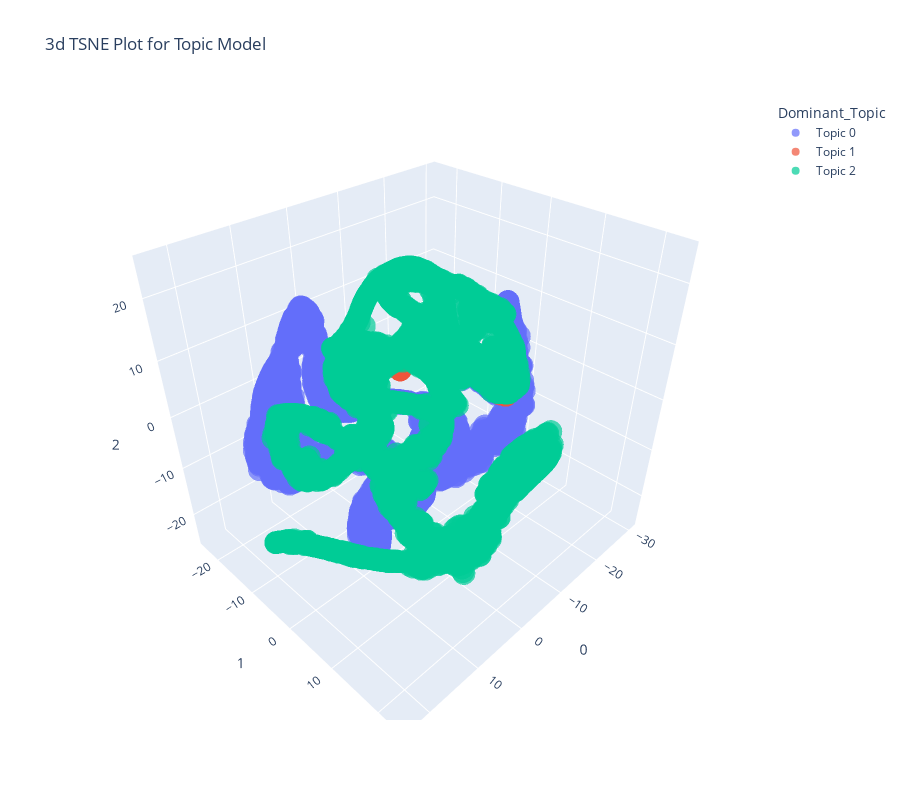

Notebook code for this chart:
### Markdown cell above
Visualize the data in three dimensions with **t-SNE**.

### Code cell
plot_model(tuned_classification, plot='tsne')

### Figure 1 — Plotly figure (JSON) as saved in the notebook; plotly's stock layout.template omitted (floating-point values rounded to 4 significant figures; data arrays with more than 128 entries replaced by an {"elided": "..."} marker saying what was removed)
{"data": [{"hovertemplate": "Dominant_Topic=Topic 0<br>0=%{x}<br>1=%{y}<br>2=%{z}<extra></extra>", "legendgroup": "Topic 0", "marker": {"color": "#636efa", "opacity": 0.7, "symbol": "circle"}, "mode": "markers", "name": "Topic 0", "scene": "scene", "showlegend": true, "type": "scatter3d", "x": {"elided": "2521 float values"}, "y": {"elided": "2521 float values"}, "z": {"elided": "2521 float values"}}, {"hovertemplate": "Dominant_Topic=Topic 1<br>0=%{x}<br>1=%{y}<br>2=%{z}<extra></extra>", "legendgroup": "Topic 1", "marker": {"color": "#EF553B", "opacity": 0.7, "symbol": "circle"}, "mode": "markers", "name": "Topic 1", "scene": "scene", "showlegend": true, "type": "scatter3d", "x": {"elided": "201 float values"}, "y": {"elided": "201 float values"}, "z": {"elided": "201 float values"}}, {"hovertemplate": "Dominant_Topic=Topic 2<br>0=%{x}<br>1=%{y}<br>2=%{z}<extra></extra>", "legendgroup": "Topic 2", "marker": {"color": "#00cc96", "opacity": 0.7, "symbol": "circle"}, "mode": "markers", "name": "Topic 2", "scene": "scene", "showlegend": true, "type": "scatter3d", "x": {"elided": "4096 float values"}, "y": {"elided": "4096 float values"}, "z": {"elided": "4096 float values"}}], "layout": {"height": 800, "legend": {"title": {"text": "Dominant_Topic"}, "tracegroupgap": 0}, "scene": {"domain": {"x": [0, 1], "y": [0, 1]}, "xaxis": {"title": {"text": "0"}}, "yaxis": {"title": {"text": "1"}}, "zaxis": {"title": {"text": "2"}}}, "title": {"text": "3d TSNE Plot for Topic Model"}, "width": 900}}
